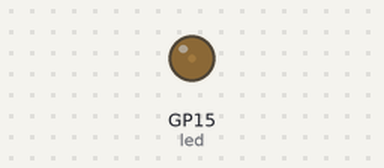
This program was run on a simulated Raspberry Pi Pico running CircuitPython. Shown: output pins drawn as LEDs (lit = HIGH).

Above: at 0.05 s.
At 0.55 s:
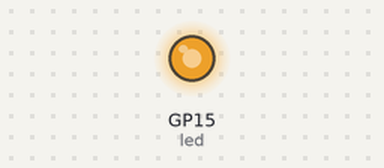
At 0.9 s:
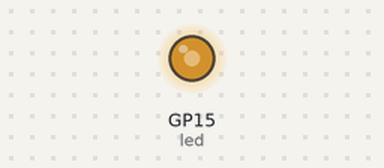
At 1.1 s:
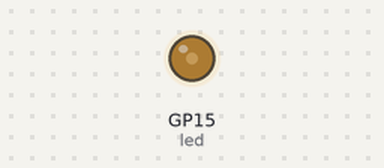
Timing chart, 0 to 3.0 s (numbered marks = the images above):
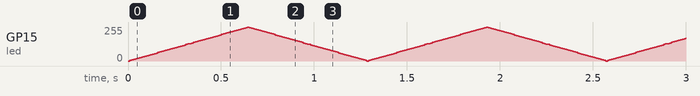

The program:

Lab11_TEST.py
```python
import board
import time
import pwmio

# 設定 GP15 為 PWMOut 物件, 並命名為 led
led = pwmio.PWMOut(board.GP15,
                   frequency=5000,
                   duty_cycle=0)

while True:
    # 數值越來越高, LED 漸漸變亮
    for i in range(0, 65536, 1024):
        led.duty_cycle = i   # 設定 PWM 工作週期控制 LED 亮度
        time.sleep(0.01)     # 暫停 0.01 秒
    # 數值越來越低, LED 漸漸變暗
    for i in range(65535, -1, -1024):
        led.duty_cycle = i   # 設定 PWM 工作週期控制 LED 亮度
        time.sleep(0.01)     # 暫停 0.01 秒
```
